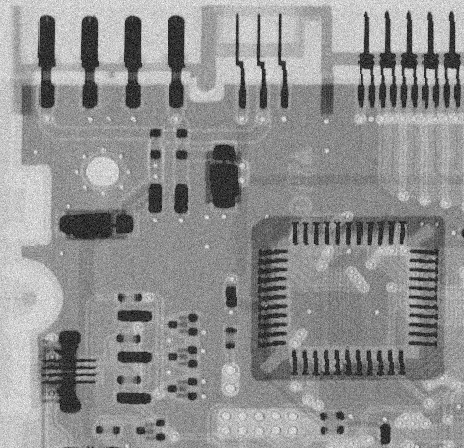
#> input picture data/P3_fig1.png, 464 x 448 px
$ python 3A.py   (older library calls are emulated)
#> lines starting #> are read from the running program, lines starting #| are printed output that depends on the picture
### freq_filters.py
import numpy as np

# Lowpass Filter
###############################################################################
# INPUT
# shape:		P x Q shape of filter
# d0:		  	Cutoff frequency
# ftype:		Filter type ('ideal', 'butterworth' or 'gaussian')
# n:			Order of filter (only applies for butterworth filters)
# u_k:			u position of notch pair (only applies for notch filters)
# v_k:			v position of notch pair (only applies for notch filters)
###############################################################################
# OUTPUT
# H:		   A lowpass filter with input parameters
###############################################################################
def lowpass_filter(shape, d0=160, ftype='butterworth', n=2, u_k=0, v_k=0):

	P, Q = shape
	# Initialize filter with zeros
	H = np.zeros((P, Q))

	# Traverse through filter
	for u in range(0, P):
		for v in range(0, Q):
			# Get euclidean distance from point D(u,v) to the center
			D_uv = np.sqrt((u - P/2 + u_k)**2 + (v - Q/2 + v_k)**2)

			# Define lowpass transfer funtion according to filter type
			if ftype == 'ideal':

				if D_uv <= d0:
					H[u, v] = 1.0

			elif ftype == 'butterworth':

				H[u, v] = 1/(1 + (D_uv/d0)**(2*n))

			elif ftype == 'gaussian':

				H[u, v] = np.exp(-D_uv**2 / (2*d0)**2)

	return H

# Highpass Filter
###############################################################################
# INPUT
# shape:		P x Q shape of filter
# d0:		  	Cutoff frequency
# ftype:		Filter type ('ideal', 'butterworth' or 'gaussian')
# n:			Order of filter (only applies for butterworth filters)
# u_k:			u position of notch pair (only applies for notch filters)
# v_k:			v position of notch pair (only applies for notch filters)
###############################################################################
# OUTPUT
# H:		   A highpass filter with input parameters
###############################################################################
# [103 lines left out: functions highpass_filter, bandreject_filter, bandpass_filter, notch_reject_filter, notch_pass_filter, not called in this run]


# Filter image in frequency domain
###############################################################################
# INPUT
# img:			Input image
# fclass:		Filter class ('lowpass', 'highpass', 'bandreject' or 'bandpass')
# ftype:		Filter type ('ideal', 'butterworth' or 'gaussian')
# d0:			Cutoff frequency
# w:			Width of the band (only applies for bandpass/bandreject filters)
# n:			Order of filter (only applies for butterworth filters)
###############################################################################
# OUTPUT
# G:		   Output image
# H:		   Filter image
# P:		   Power spectrum of input image
###############################################################################
def filter_image_freq(img, fclass='lowpass', ftype='butterworth', d0=160, w=20, n=2, u_k=0, v_k=0):

	# Get padding parameters
	M, N = img.shape
	P = 2*M
	Q = 2*N

	# Take the fourier transform of the image, with padding to shape P X Q
	F = np.fft.fft2(img, s=(P,Q))

	# Shift the low frequencies to the center.
	F = np.fft.fftshift(F)

	# Get power spectrum of the image
	pow_spec = np.abs(F)**2

	# Create a filter with input parameters
	if fclass == 'lowpass':
		H = lowpass_filter(F.shape, d0, ftype, n)
	elif fclass == 'highpass':
		H = highpass_filter(F.shape, d0, ftype, n)
	elif fclass == 'bandreject':
		H = bandreject_filter(F.shape, d0, w, ftype, n)
	elif fclass == 'bandpass':
		H = bandpass_filter(F.shape, d0, w, ftype, n)
	elif fclass == 'notchreject':
		H = notch_reject_filter(F.shape, d0, ftype, n, u_k, v_k)
	elif fclass == 'notchpass':
		H = notch_pass_filter(F.shape, d0, ftype, n, u_k, v_k)

	# Form product of image with filter
	G = F * H

	# Shift frequencies back
	G = np.fft.ifftshift(G)

	# Inverse fourier transform to get output image in spatial domain
	G = np.fft.ifft2(G)

	# Get real values
	G = np.abs(G)

	# Extract M x N image from top left quadrant
	G = G[0:M, 0:N]

	# Return output image, the filter used and the power spectrum of input image
	return G, np.abs(H), np.log(pow_spec)

### scaling_functions.py
import numpy as np

# Convert image to double [0, 1] scale
# [6 lines left out: function im2double, not called in this run]

# Convert image to uint8 [0, 255] scale (assumes img is scaled in range [0,1])
def im2uint8(img):
    # Scale to [0, 255] and round off to nearest integer
    out = np.around(255*img)
    # Clip values outside range [0, 255]
    out = np.clip(out, a_min=0, a_max=255)
    return out.astype(np.uint8)

### 3A.py
import numpy as np
import matplotlib.pyplot as plt
import matplotlib.image as mpimg

from freq_filters import filter_image_freq
from scaling_functions import im2double, im2uint8

# Global max and min intensity values for plotting
max_r = np.iinfo(np.uint8).max
min_r = np.iinfo(np.uint8).min

if __name__ == "__main__":
	# Load images to numpy arrays
	img1 = mpimg.imread('data/P3_fig1.png')
#> img1 is the input picture: shape (448, 464) float32; min 0, max 1, mean 0.567
	img2 = mpimg.imread('data/P3_fig2.png')
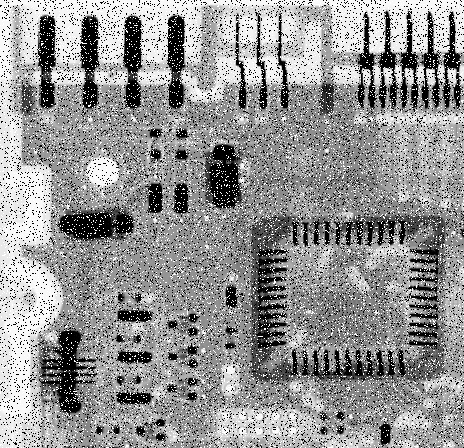
#> input picture data/P3_fig2.png, 464 x 448 px
#> img2 is the input picture: shape (448, 464) float32; min 0, max 1, mean 0.579
	img3 = mpimg.imread('data/P3_fig3.png')
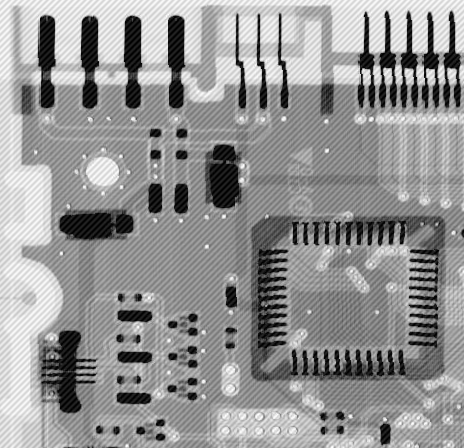
#> input picture data/P3_fig3.png, 464 x 448 px
#> img3 is the input picture: shape (448, 464) float32; min 0, max 1, mean 0.579


	# Get power spectrum of image 3
	_, _, P3 = filter_image_freq(img3)
#> in filter_image_freq, `G = np.abs(G)`:
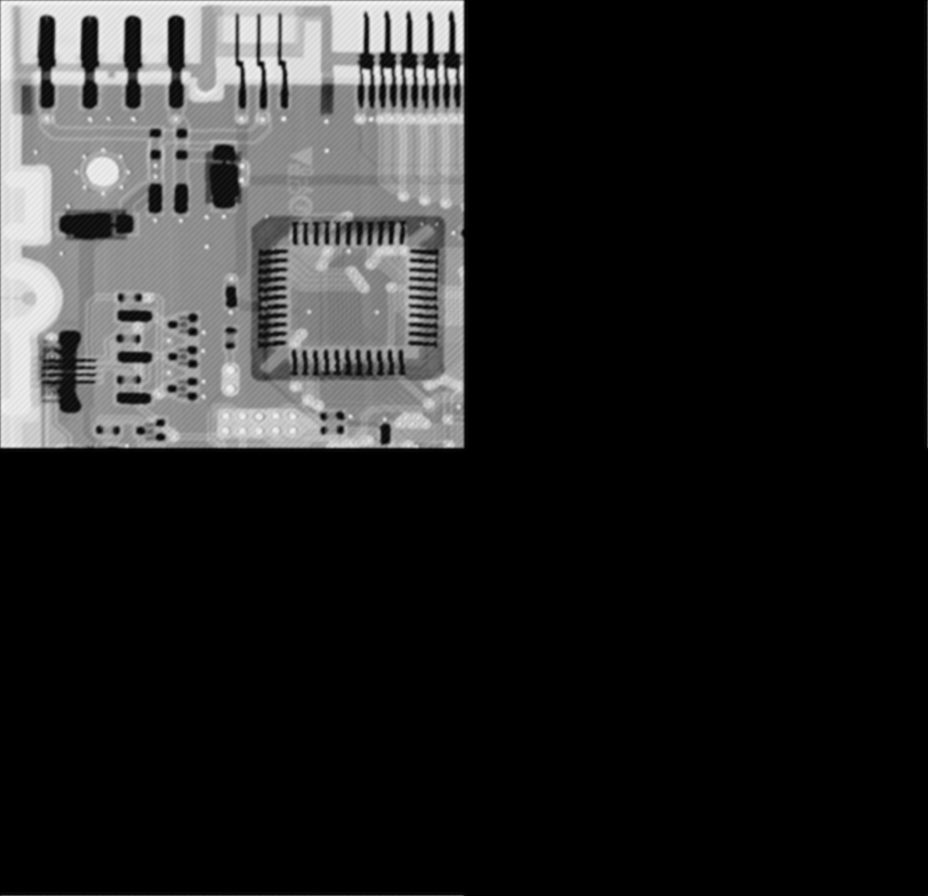
#> G: shape (896, 928) float64; min 2.57e-17, max 0.981, mean 0.145
#> in filter_image_freq, `G = G[0:M, 0:N]`:
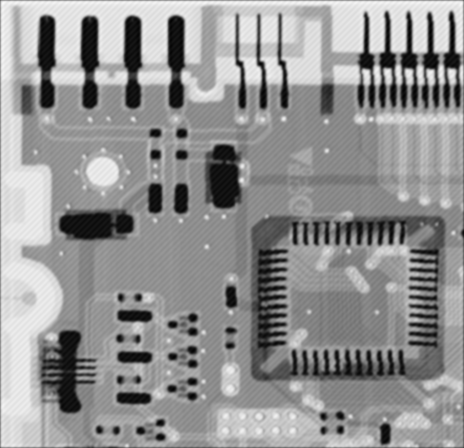
#> G: shape (448, 464) float64; min 0.00461, max 0.981, mean 0.577
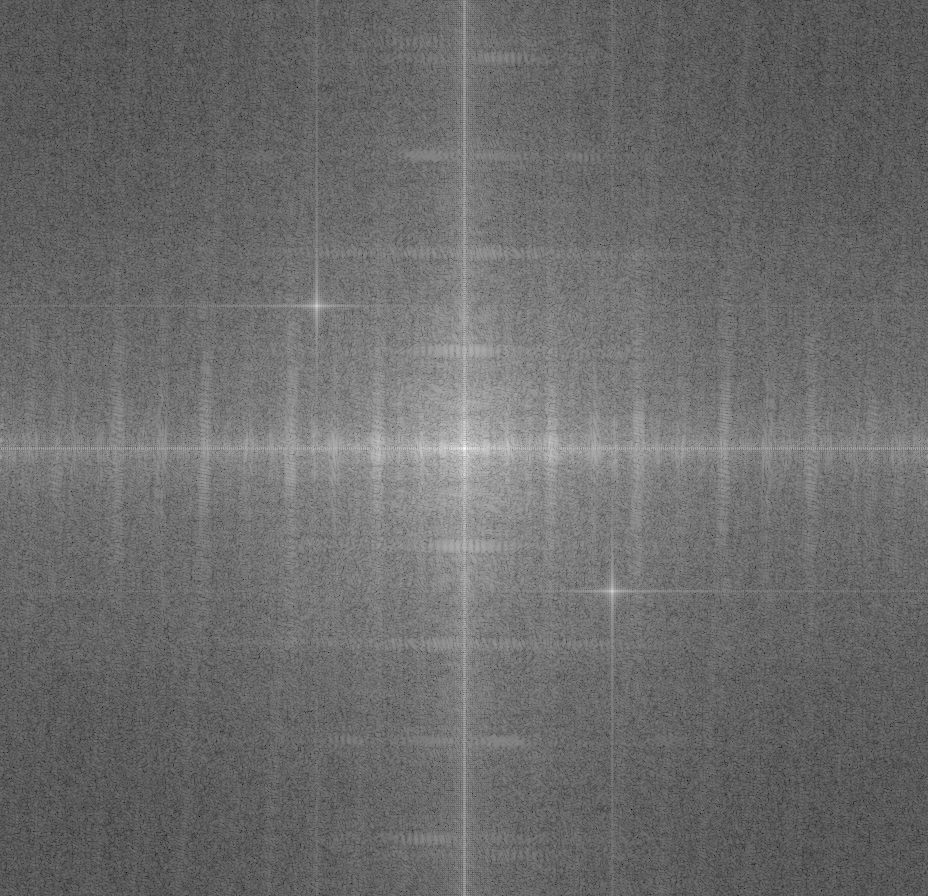
#> P3: shape (896, 928) float64; min -9.42, max 23.4, mean 4.5; drawn with min black and max white


	# Scale to uint8 before displaying
	img1 = im2uint8(img1)
	img2 = im2uint8(img2)
	img3 = im2uint8(img3)

	# Extract a subimage from image 1 with reasonably constant background intensity
	subimage1 = img1[240:290, 100:200]

	# Extract a subimage from image 2 with reasonably constant background intensity
	subimage2 = img2[240:290, 100:200]
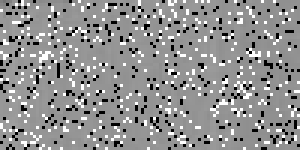
#> subimage2: shape (50, 100) (shown 3 times larger); min 0, max 255, mean 144.9

	# Plot results
	fig = plt.figure()
	fig.suptitle('3A: Denoising', fontsize=20)

	ax = plt.subplot(2,3,1)
	ax.set_title("Image 1")
	plt.imshow(img1, cmap=plt.cm.gray, vmin=min_r, vmax=max_r)
	plt.axis('off')

	ax = plt.subplot(2,3,2)
	ax.set_title("Image 2")
	plt.imshow(img2, cmap=plt.cm.gray, vmin=min_r, vmax=max_r)
	plt.axis('off')

	ax = plt.subplot(2,3,3)
	ax.set_title("Image 3")
	plt.imshow(img3, cmap=plt.cm.gray, vmin=min_r, vmax=max_r)
	plt.axis('off')

	ax = plt.subplot(2,3,4)
	ax.set_title("Subimage 1 Histogram")
	plt.hist(subimage1.ravel(), bins=max_r, range=(min_r, max_r), normed=True, color='k')
	plt.xlim((min_r,max_r))

	ax = plt.subplot(2,3,5)
	ax.set_title("Subimage 2 Histogram")
	plt.hist(subimage2.ravel(), bins=max_r, range=(min_r, max_r), normed=True, color='k')
	plt.xlim((min_r,max_r))

	ax = plt.subplot(2,3,6)
	ax.set_title("Image 3 Power Spectrum")
	plt.imshow(P3, cmap=plt.cm.gray)
	plt.axis('off')

	plt.show()
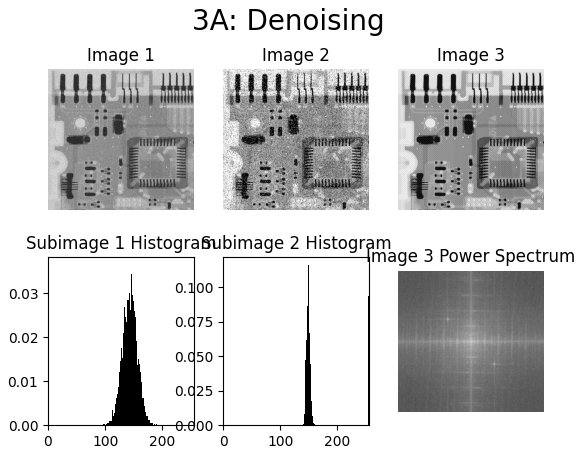
#> figure drawn by matplotlib, 6 panels; panel 4: tallest bar 0.0364 high, from x = 143 to 144; panel 5: tallest bar 0.116 high, from x = 149 to 150
